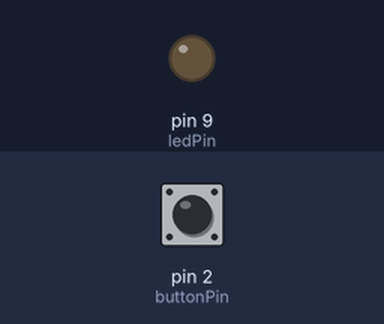
Simulated run of this sketch. Board: Arduino Uno, built with avr-gcc and run on an emulated ATmega328P. Parts: output pins drawn as LEDs (lit = HIGH). The inputs (shaded band) are chosen by the test bench; at power-on: pin 2 (buttonPin) HIGH.

Above: at 1.2 s.
1.3 s: pin 2 (buttonPin) pulled LOW for 0.15 s
At 1.37 s:
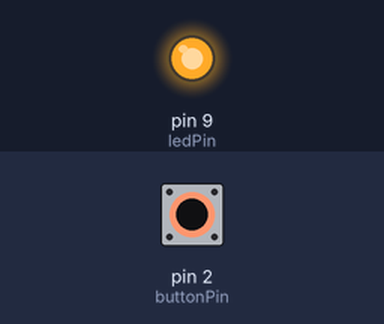
2.9 s: pin 2 (buttonPin) pulled LOW for 3.2 s
At 7.4 s:
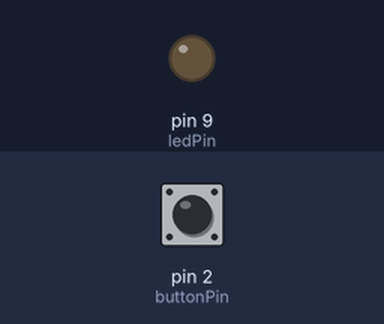
Timing chart, 0 to 8.9 s (numbered marks = the images above; inputs shaded):
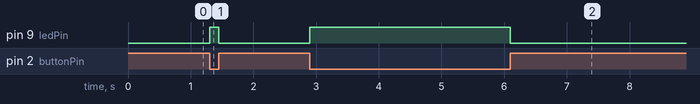

Measured:
- after the input at 1.3 s, pin 9 (ledPin): LOW → HIGH at once, → LOW 0.15 s later
- after the input at 2.9 s, pin 9 (ledPin): LOW → HIGH at once, → LOW 3.2 s later

The sketch:

Button_LED.ino
```cpp
const int buttonPin = 2;
const int ledPin = 9;
int buttonState = 1;

void setup() {
  pinMode(ledPin, OUTPUT);
  pinMode(buttonPin, INPUT);
}

void loop(){
  buttonState = digitalRead(buttonPin);
  if (buttonState == LOW) {
    digitalWrite(ledPin, HIGH);
  }
  else {
    digitalWrite(ledPin, LOW);
  }
}
```
